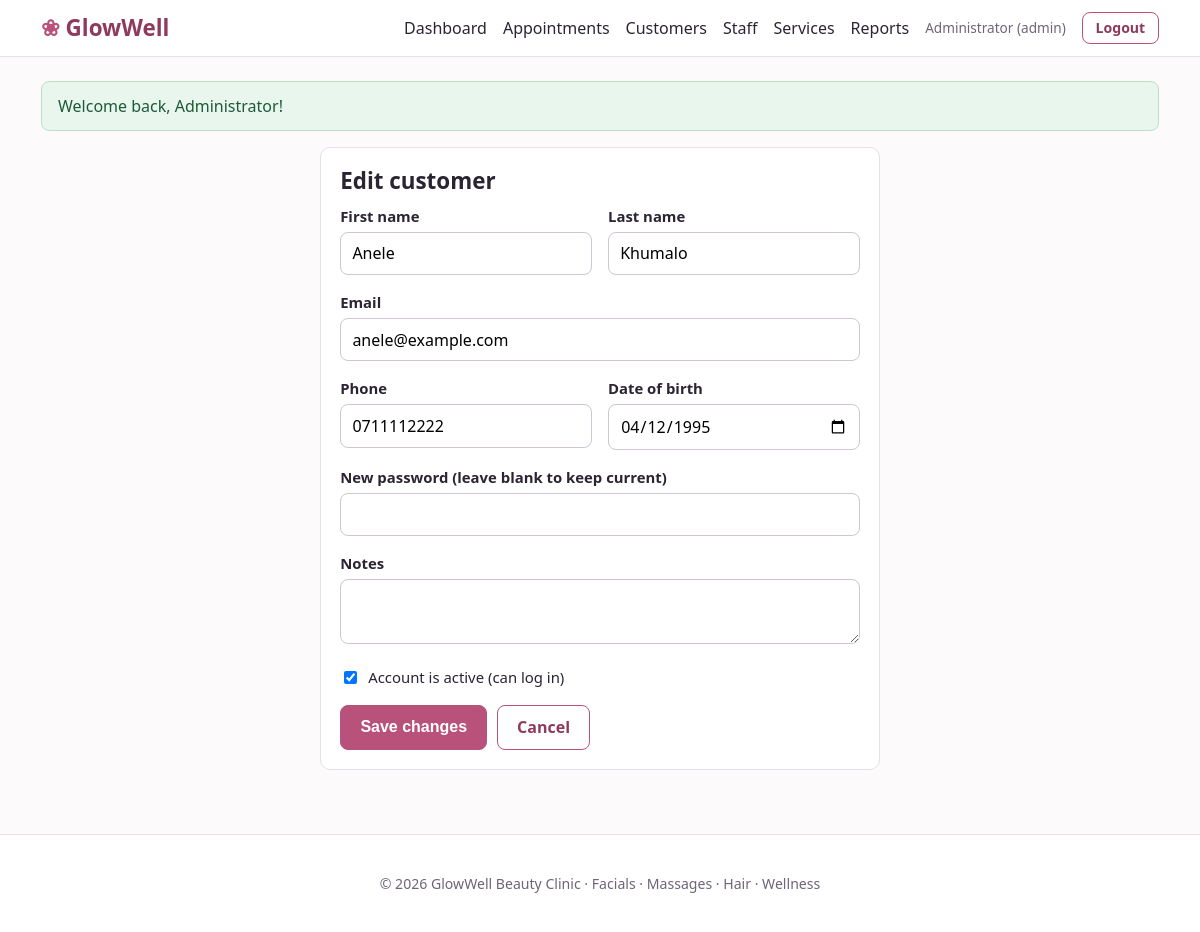
Page /admin/customer_form.php?id=1 (signed in) on the committed database.
### tables this page shows
CREATE TABLE customers (
    customer_id    INT UNSIGNED AUTO_INCREMENT PRIMARY KEY,
    user_id        INT UNSIGNED NOT NULL UNIQUE,
    first_name     VARCHAR(60) NOT NULL,
    last_name      VARCHAR(60) NOT NULL,
    phone          VARCHAR(20) NOT NULL,
    date_of_birth  DATE NULL,
    notes          VARCHAR(255) NULL,
    CONSTRAINT fk_customer_user FOREIGN KEY (user_id)
        REFERENCES users(user_id) ON DELETE CASCADE
);

CREATE TABLE users (
    user_id        INT UNSIGNED AUTO_INCREMENT PRIMARY KEY,
    email          VARCHAR(150) NOT NULL UNIQUE,
    password_hash  VARCHAR(255) NOT NULL,
    role           ENUM('admin','staff','customer') NOT NULL DEFAULT 'customer',
    is_active      TINYINT(1) NOT NULL DEFAULT 1,
    created_at     TIMESTAMP NOT NULL DEFAULT CURRENT_TIMESTAMP
);

### includes/functions.php (called while the page is built, shortened)
<?php
    function e($value): string {
        return htmlspecialchars((string)$value, ENT_QUOTES, 'UTF-8');
    }
    function url(string $path = ""): string {
        return BASE_URL . '/' . ltrim($path, '/');
    }

### admin/customer_form.php (the view, shortened to what this page needs)
<?php
    require_once __DIR__ . '/../includes/functions.php';
    $pdo = db();
    $id = (int)($_GET['id'] ?? $_POST['customer_id'] ?? 0);
    $editing = $id > 0;
    $form = ['first_name' => '', 'last_name' => '', 'email' => '', 'phone' => '', 'date_of_birth' => '', 'notes' => '', 'is_active' => '1'];
    if ($editing) {
        $st = $pdo->prepare('SELECT c.*, u.email, u.is_active FROM customers c JOIN users u ON u.user_id = c.user_id WHERE c.customer_id = ?');
        $st->execute([$id]);
        $row = $st->fetch();
        foreach ($form as $k => $_) { $form[$k] = (string)($row[$k] ?? ''); }
    }
    require __DIR__ . '/../includes/header.php';
?>
<div class="card form-card">
    <h2><?= $editing ? 'Edit customer' : 'Add customer' ?></h2>
    <form method="post" data-validate>
        <div class="form-row">
            <div class="form-group"><label for="first_name">First name</label><input type="text" id="first_name" name="first_name" required maxlength="60" value="<?= e($form['first_name']) ?>"></div>
            <div class="form-group"><label for="last_name">Last name</label><input type="text" id="last_name" name="last_name" required maxlength="60" value="<?= e($form['last_name']) ?>"></div>
        </div>
        <div class="form-group"><label for="email">Email</label><input type="email" id="email" name="email" required value="<?= e($form['email']) ?>"></div>
        <div class="form-row">
            <div class="form-group"><label for="phone">Phone</label><input type="tel" id="phone" name="phone" required value="<?= e($form['phone']) ?>"></div>
            <div class="form-group"><label for="date_of_birth">Date of birth</label><input type="date" id="date_of_birth" name="date_of_birth" max="<?= date('Y-m-d') ?>" value="<?= e($form['date_of_birth']) ?>"></div>
        </div>
        <div class="form-group"><label for="password"><?= $editing ? 'New password (leave blank to keep current)' : 'Password' ?></label>
            <input type="password" id="password" name="password" <?= $editing ? '' : 'required' ?> minlength="8" data-password></div>
        <div class="form-group"><label for="notes">Notes</label><textarea id="notes" name="notes" rows="2" maxlength="255"><?= e($form['notes']) ?></textarea></div>
        <div class="form-group checkbox-row"><input type="checkbox" id="is_active" name="is_active" value="1" <?= $form['is_active'] === '1' ? 'checked' : '' ?>><label for="is_active">Account is active (can log in)</label></div>
        <div class="btn-row">
            <button class="btn" type="submit"><?= $editing ? 'Save changes' : 'Add customer' ?></button>
            <a class="btn btn-outline" href="<?= e(url('admin/customers.php')) ?>">Cancel</a>
        </div>
    </form>
</div>
<?php require __DIR__ . '/../includes/footer.php'; ?>

### assets/css/style.css (style rules this page uses)
:root { --rose: #b8527a; --rose-dark: #8f3a5c; --rose-light: #fbeef3; --teal: #2f7d7a; --ink: #2b2433; --muted: #6d6578; --line: #e7dfe9; --bg: #fdfafc; --white: #ffffff; --ok: #2e7d4f; --warn: #b7791f; --bad: #c0392b; --radius: 10px; }
* { box-sizing: border-box; }
body { margin: 0; font-family: "Segoe UI", Roboto, Helvetica, Arial, sans-serif; color: var(--ink); background: var(--bg); line-height: 1.5; }
a { color: var(--rose-dark); }
h1, h2, h3 { line-height: 1.25; margin: 0 0 .6rem; }
h2 { font-size: 1.4rem; }
.btn { display: inline-block; background: var(--rose); color: #fff; border: 1px solid var(--rose); padding: .6rem 1.2rem; border-radius: 8px; font-size: 1rem; cursor: pointer; text-decoration: none; font-weight: 600; }
.btn-outline { background: transparent; color: var(--rose-dark); }
.btn-row { display: flex; gap: .6rem; flex-wrap: wrap; margin-top: 1rem; }
.card { background: var(--white); border: 1px solid var(--line); border-radius: var(--radius); padding: 1.2rem; margin-bottom: 1.2rem; }
.form-card { max-width: 560px; margin: 1rem auto; }
.form-group { margin-bottom: 1rem; }
label { display: block; font-weight: 600; margin-bottom: .3rem; font-size: .93rem; }
input[type=text], input[type=email], input[type=password], input[type=date], input[type=time], input[type=number], input[type=tel], select, textarea { width: 100%; padding: .6rem .7rem; border: 1px solid #cfc5d3; border-radius: 8px; font-size: 1rem; background: #fff; font-family: inherit; }
.form-row { display: grid; grid-template-columns: 1fr 1fr; gap: 1rem; }
.checkbox-row { display: flex; align-items: center; gap: .5rem; }
.checkbox-row input { width: auto; }
.checkbox-row label { margin: 0; font-weight: 500; }

### rows in the picture
customers: first_name "Anele", last_name "Khumalo", email "anele@example.com", phone "0711112222", date_of_birth "04/12/1995"
users: is_active "☑"

### other values in the picture
$_SESSION['name'] "Administrator"
$role "admin"
$f['msg'] "Welcome back, Administrator!"
